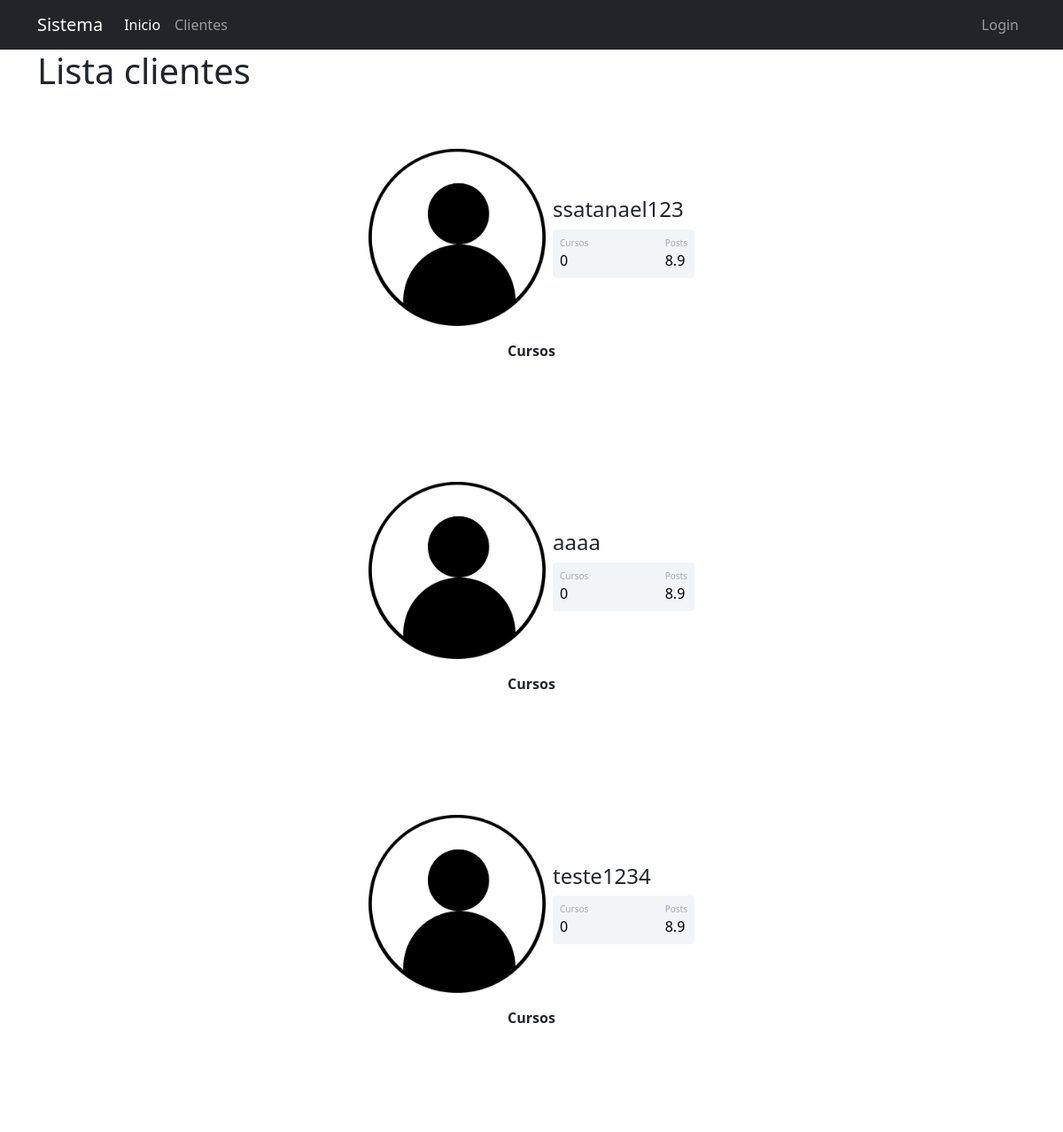
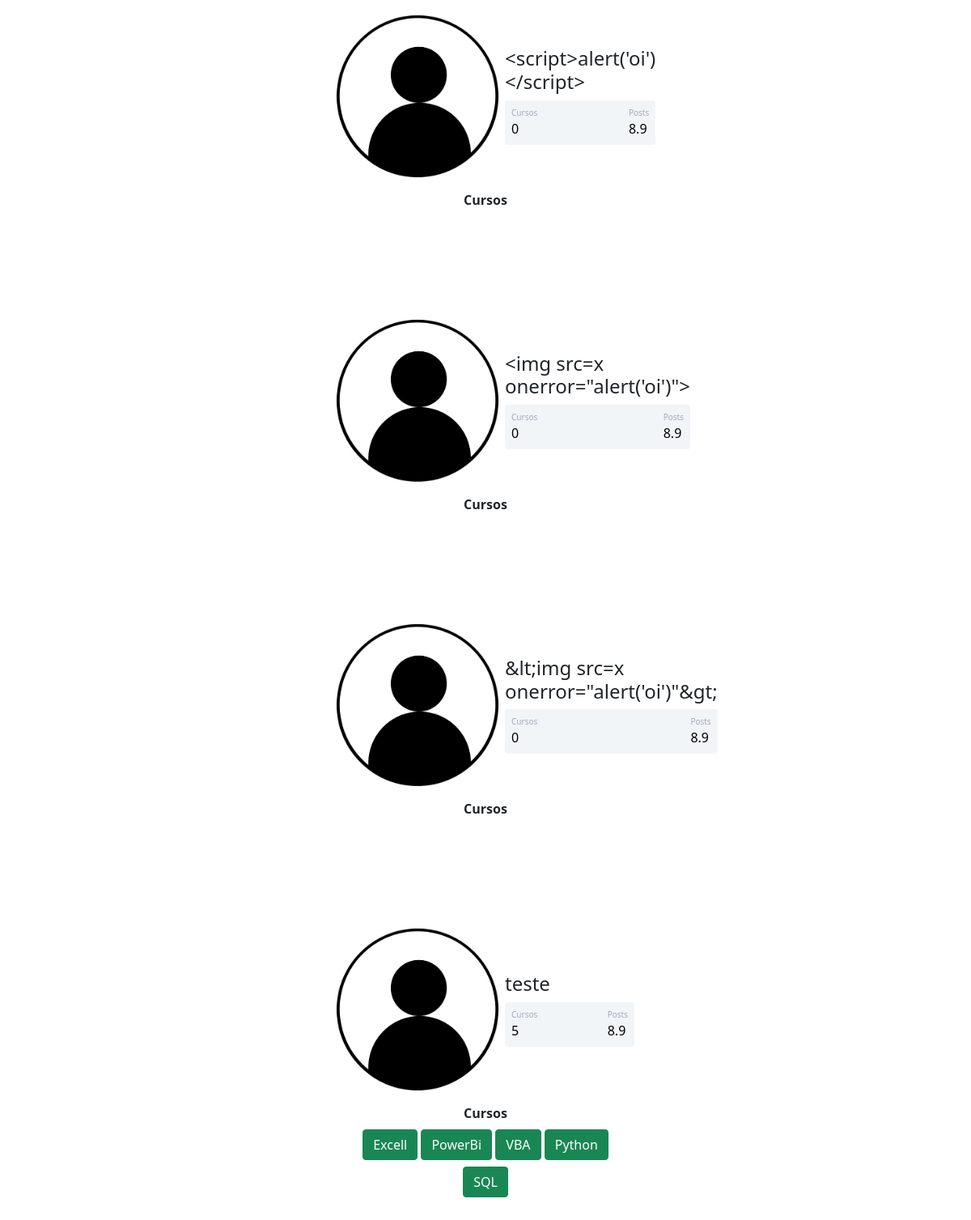
Screenshot of /clientes with the database file from the repository (2 pictures, top to bottom).
### comunidadeimpressionadora/models.py (models this page shows)
class Usuario(database.Model, UserMixin):
    id = database.Column(database.Integer, primary_key = True)
    username = database.Column(database.String, nullable=False)
    email = database.Column(database.String, nullable=False, unique=True)
    password = database.Column(database.String, nullable=False)
    foto_perfil = database.Column(database.String, default='default.jpg')
    posts = database.relationship('Post', backref='autor',lazy=True)
    cursos = database.Column(database.String, nullable=False, default='Não informado')

### comunidadeimpressionadora/routes.py (the view)
@app.route("/clientes")
def clientes():
    lista_clientes = Usuario.query.all()
    for cliente in lista_clientes:
        cursos = contar_cursos(cliente)
    return render_template("clientes.html", lista_clientes=lista_clientes,cursos=cursos)

### comunidadeimpressionadora/routes.py (called while the page is built)
def contar_cursos(user):
    lista_cursos = user.cursos.split(';')
    cursos = 0
    if not user.cursos == '':
        cursos = len(lista_cursos)
    else:
        cursos = 0
    return cursos

### comunidadeimpressionadora/templates/clientes.html
{% extends 'base.html' %}
{% block body %}
    <div class="container">
        <h1>Lista clientes</h1>
        {% for cliente in lista_clientes %}
        <div class="container mt-5 d-flex justify-content-center">
            <div class="card p-3">
                <div class="d-flex align-items-center">
                    <div class="image pe-2">
                        <img class="rounded " width="200" src="{{url_for('static', filename='fotos_perfil/{}'.format(cliente.foto_perfil))}}" >
                    </div>
                <div class="ml-3 w-100">
                <h4 class="mb-0 mt-0">{{ cliente.username}}</h4>
                <div class="p-2 mt-2 bg-primary d-flex justify-content-between rounded text-white stats">
                    <div class="d-flex flex-column">
                        <span class="articles">Cursos</span>
                        <span class="number1">
                            {% if cliente.cursos != 'Não informado' and cliente.cursos !=''%}
                                {{cursos}}
                            {%else%}
                                0
                            {% endif %}
                        </span>
                    </div>
                    <div class="d-flex flex-column">
                        <span class="rating">Posts</span>
                        <span class="number3">8.9</span>
                    </div>
                </div>
                </div>
                </div>
            </div>
        </div>
        <div class="row justify-content-center">
            <div class="col col-4 pd-4" style="text-align: center;">
                <strong>
                    Cursos
                </strong>
                <br>
                {% if not cliente.cursos == '' %}
                    {% for curso in cliente.cursos.split(';') %}
                        {% if cliente.cursos != 'Não informado'%}
                            <buttn type="button" class="btn btn-success mt-2" disabled>{{curso}}</buttn>
                        {% endif %}
                    {% endfor %}
                {% endif %}
            </div>
        </div>
<br>
<br>
<br>
        {% endfor %}
    </div>
{% endblock %}

### comunidadeimpressionadora/static/main.css (style rules this page uses)
.card { width: 400px; border: none; border-radius: 10px; background-color: #fff; }
.stats { background: #f2f5f8 !important; color: #000 !important; }
.articles { font-size:10px; color: #a1aab9; }
.number1 { font-weight:500; }
.rating { font-size:10px; color: #a1aab9; }
.number3 { font-weight:500; }

### rows the page displays
Usuario: foto_perfil (placeholder picture), username "ssatanael123", cursos "0"
Usuario: foto_perfil (placeholder picture), username "aaaa", cursos "0"
Usuario: foto_perfil (placeholder picture), username "teste1234", cursos "0"
Usuario: foto_perfil (placeholder picture), username "<script>alert('oi')</script>", cursos "0"
Usuario: foto_perfil (placeholder picture), username "<img src=x onerror=\"alert('oi')\">", cursos "0"
Usuario: foto_perfil (placeholder picture), username "&lt;img src=x onerror=\"alert('oi')\"&gt;", cursos "0"
Usuario: foto_perfil (placeholder picture), username "teste", cursos "5", curso "Excell" "PowerBi" "VBA" "Python" "SQL"
